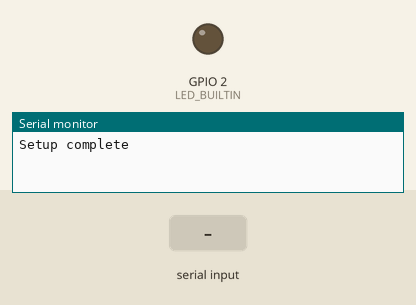
A program run on a simulated ESP32. Parts: output pins drawn as LEDs (lit = HIGH), the last lines printed to the serial monitor. Dashed ring = blinking. The inputs (shaded band) are chosen by the test bench. Nothing arrives over Bluetooth unless stated.

Above: at 1.2 s.
1.3 s: "ready" received over the second serial link
At 2.46 s:
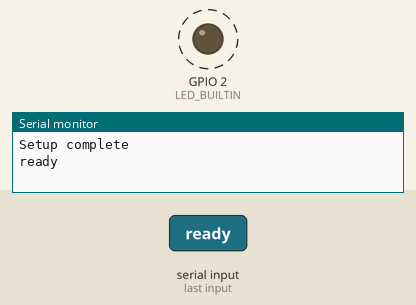
4.3 s: "busy" received over the second serial link
At 6.1 s:
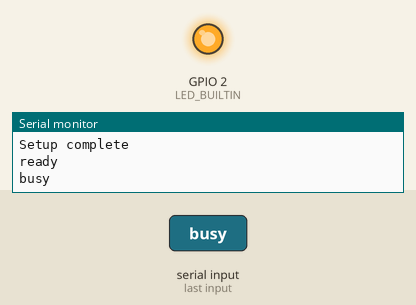
6.8 s: "1" received over the second serial link
At 8.2 s:
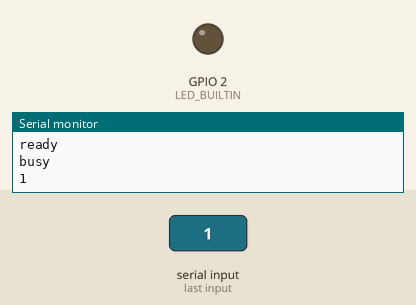
Timing chart, 0 to 9.8 s (numbered marks = the images above; inputs shaded):
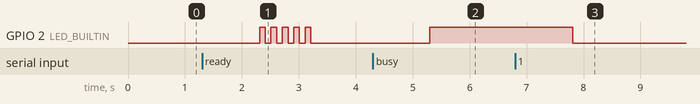

The program:

main.cpp
```cpp
#include <Arduino.h>
#include "BluetoothSerial.h"

#define LED_BUILTIN 2

BluetoothSerial SerialBT;


void ledHandler(String command)
{
  if (command.equals("busy"))
  {
    digitalWrite(LED_BUILTIN, HIGH);
  }
  else if (command.equals("ready"))
  {
    for (int i=0; i<5; i++)
    {
      digitalWrite(LED_BUILTIN, HIGH);
      delay(100);
      digitalWrite(LED_BUILTIN, LOW);
      delay(100);
    }
  }
  else
  {
    digitalWrite(LED_BUILTIN, LOW);
  }
}


void setup() {
  pinMode(LED_BUILTIN, OUTPUT);
  Serial.begin(9600);
  SerialBT.begin("ESP32_busy_light");
  Serial.println("Setup complete");
}


void loop() {
  if (Serial.available()) {
    SerialBT.write(Serial.read());
  }
  if (SerialBT.available()) {
    String receivedCommand = SerialBT.readString();
    Serial.println(receivedCommand);
    ledHandler(receivedCommand);
  }
  delay(10);
}
```

Measured:
- after the input at 1.3 s, GPIO 2 (LED_BUILTIN): alternates HIGH for 0.10 s and LOW for 0.10 s, 10 changes in all, then stays LOW, starting after 1.0 s
- after the input at 4.3 s, GPIO 2 (LED_BUILTIN): LOW → HIGH after 1.0 s
- after the input at 6.8 s, GPIO 2 (LED_BUILTIN): HIGH → LOW after 1.0 s
